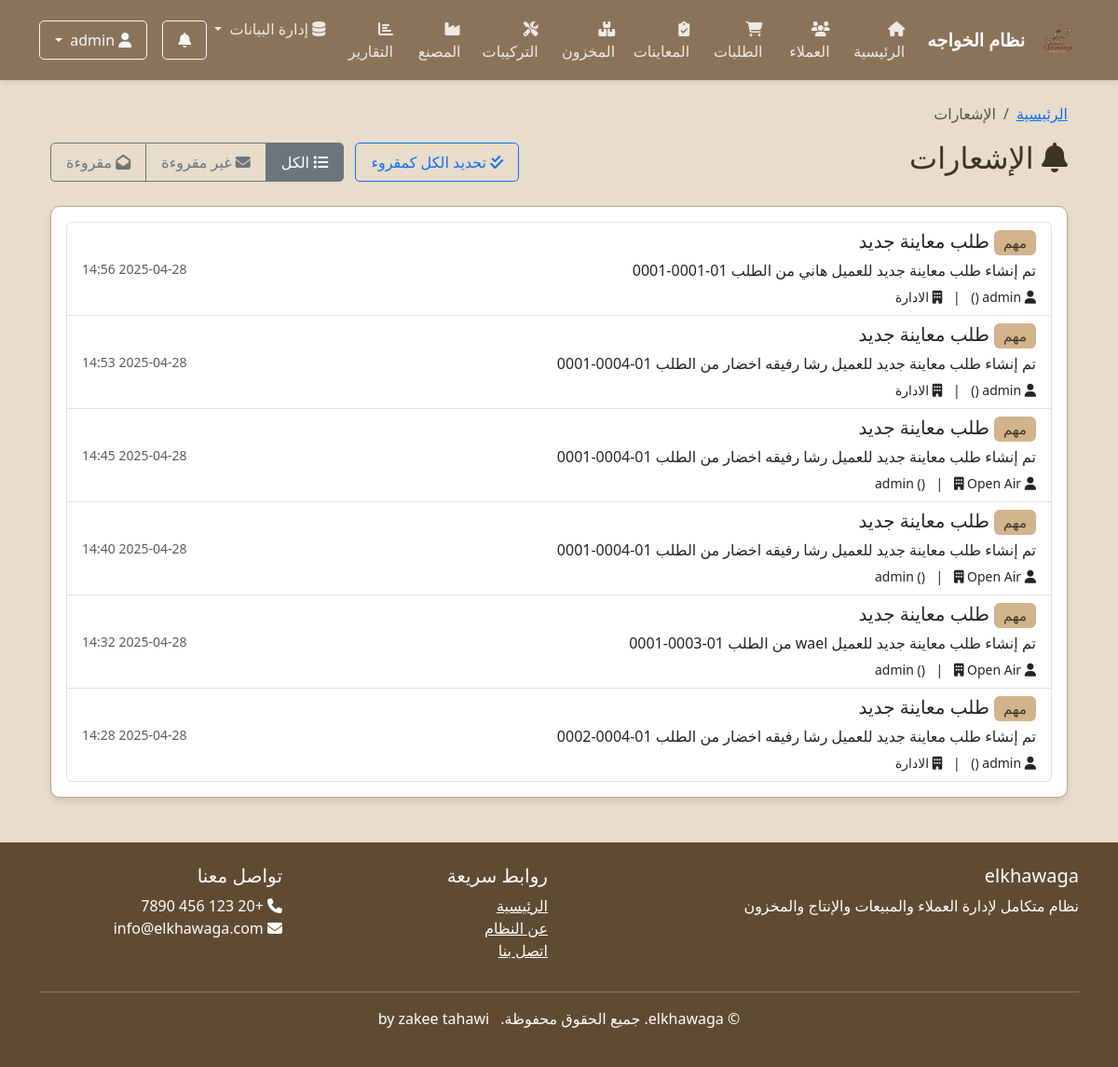
The app's page /accounts/notifications/ (signed in), older data.
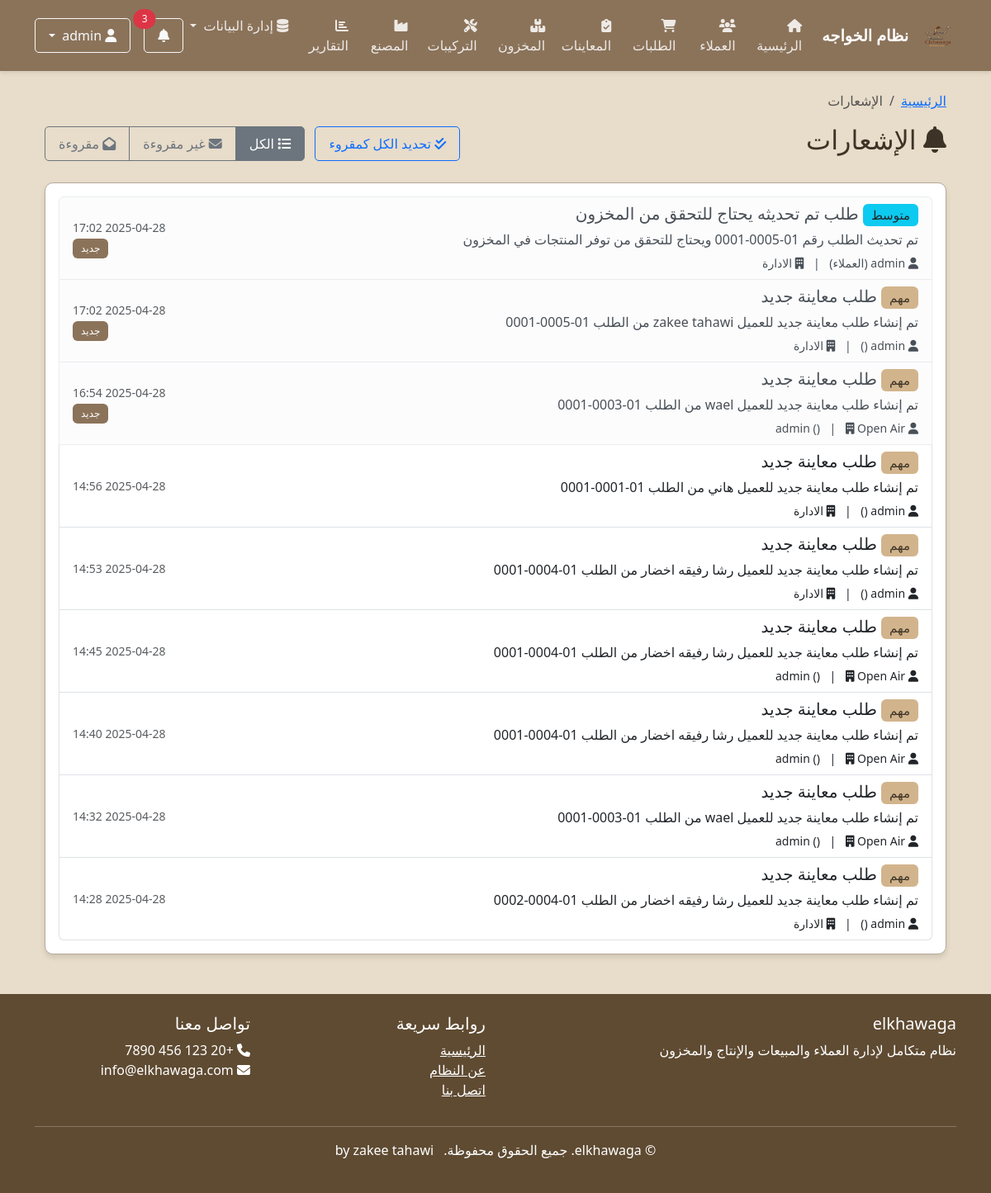
The same page, newer data.
### accounts/models.py (models this page shows, shortened)
class Department(models.Model):
    DEPARTMENT_TYPE_CHOICES = [
        ('administration', 'إدارة'),
        ('department', 'قسم'),
        ('unit', 'وحدة'),
    ]
    name = models.CharField(max_length=100, verbose_name='الاسم')
    code = models.CharField(max_length=50, unique=True, verbose_name='الرمز')
    department_type = models.CharField(
        max_length=20,
        choices=DEPARTMENT_TYPE_CHOICES,
        default='department',
        verbose_name='النوع'
    )
    description = models.TextField(blank=True, null=True, verbose_name='الوصف')
    icon = models.CharField(max_length=50, blank=True, null=True, help_text='Font Awesome icon name', verbose_name='الأيقونة')
    url_name = models.CharField(max_length=100, blank=True, null=True, verbose_name='اسم الرابط')
    is_active = models.BooleanField(default=True, verbose_name='نشط')
    order = models.PositiveIntegerField(default=0, verbose_name='الترتيب')
    parent = models.ForeignKey(
        'self',
        on_delete=models.CASCADE,
        null=True,
        blank=True,
        related_name='children',
        verbose_name='القسم الرئيسي'
    )
    has_pages = models.BooleanField(
        default=False,
        verbose_name='يحتوي على صفحات',
        help_text='حدد هذا الخيار إذا كان هذا القسم يحتوي على صفحات متعددة'
    )
    manager = models.ForeignKey(
        'accounts.User',
        on_delete=models.SET_NULL,
        null=True,
        blank=True,
        related_name='managed_departments',
        verbose_name='المدير'
    )
    class Meta:
        verbose_name = 'قسم'
        verbose_name_plural = 'الأقسام'
        ordering = ['order', 'name']

class Notification(models.Model):
    PRIORITY_CHOICES = [
        ('low', 'منخفضة'),
        ('medium', 'متوسطة'),
        ('high', 'عالية'),
    ]
    title = models.CharField(max_length=200)
    message = models.TextField()
    priority = models.CharField(max_length=10, choices=PRIORITY_CHOICES, default='medium')
    created_at = models.DateTimeField(auto_now_add=True)
    updated_at = models.DateTimeField(auto_now=True)
    read_at = models.DateTimeField(null=True, blank=True)
    is_read = models.BooleanField(default=False)
    read_by = models.ForeignKey(User, on_delete=models.SET_NULL, null=True, blank=True, related_name='read_notifications')
    sender = models.ForeignKey(User, on_delete=models.CASCADE, related_name='sent_notifications')
    target_users = models.ManyToManyField(User, blank=True, related_name='received_notifications')
    target_department = models.ForeignKey(Department, on_delete=models.CASCADE, null=True, blank=True)
    target_branch = models.ForeignKey(Branch, on_delete=models.CASCADE, null=True, blank=True)
    content_type = models.ForeignKey(ContentType, on_delete=models.CASCADE, null=True, blank=True)
    object_id = models.PositiveIntegerField(null=True, blank=True)
    content_object = GenericForeignKey('content_type', 'object_id')
    sender_department = models.ForeignKey(Department, on_delete=models.SET_NULL, null=True, blank=True, related_name='sent_notifications')
    class Meta:
        verbose_name = 'إشعار'
        verbose_name_plural = 'الإشعارات'
        ordering = ['-created_at']

class User(AbstractUser):
    image = models.ImageField(upload_to='users/', verbose_name=_('صورة المستخدم'), blank=True, null=True)
    phone = models.CharField(max_length=20, verbose_name=_('رقم الهاتف'), blank=True)
    branch = models.ForeignKey('Branch', on_delete=models.SET_NULL, null=True, blank=True, related_name='users', verbose_name=_('الفرع'))
    departments = models.ManyToManyField('Department', blank=True, related_name='users', verbose_name=_('الأقسام'))
    is_inspection_technician = models.BooleanField(default=False, verbose_name=_('فني معاينة'))
    class Meta:
        verbose_name = _('مستخدم')
        verbose_name_plural = _('المستخدمين')

class Branch(models.Model):
    code = models.CharField(max_length=50, unique=True)
    name = models.CharField(max_length=100)
    address = models.TextField(blank=True, null=True)
    phone = models.CharField(max_length=20, blank=True, null=True)
    email = models.EmailField(blank=True, null=True)
    is_main_branch = models.BooleanField(default=False)
    is_active = models.BooleanField(default=True)
    class Meta:
        verbose_name = 'فرع'
        verbose_name_plural = 'الفروع'

### accounts/views.py (the view)
# urls.py: path('notifications/', views.notifications_list, name='notifications'),
@login_required
def notifications_list(request):
    filter_type = request.GET.get('filter', 'all')
    all_notifications = get_user_notifications(request.user)
    if filter_type == 'unread':
        notifications = all_notifications.filter(is_read=False)
    elif filter_type == 'read':
        notifications = all_notifications.filter(is_read=True)
    else:  # 'all'
        notifications = all_notifications
    paginator = Paginator(notifications, 10)  # Show 10 notifications per page
    page_number = request.GET.get('page')
    page_obj = paginator.get_page(page_number)
    context = {
        'page_obj': page_obj,
        'filter_type': filter_type,
        'title': 'الإشعارات',
    }
    return render(request, 'accounts/notifications.html', context)

### accounts/context_processors.py (called while the page is built, shortened)
def departments(request):
    all_departments = Department.objects.filter(is_active=True).order_by('order')
    parent_departments = all_departments.filter(parent__isnull=True)
    user_departments = []
    user_parent_departments = []
    if request.user.is_authenticated:
        if request.user.is_superuser:
            user_departments = all_departments
            user_parent_departments = parent_departments
    return {
        'all_departments': all_departments,
        'parent_departments': parent_departments,
        'user_departments': user_departments,
        'user_parent_departments': user_parent_departments,
    }

def company_info(request):
    try:
        company_info = CompanyInfo.objects.first()
    except:
        company_info = None
    return {
        'company_info': company_info,
    }

### templates/accounts/notifications.html (shortened to what the changed rows need)
{% extends 'base.html' %}
{% load static %}
{% load i18n %}
{% block content %}
<div class="container mt-4">
    <div class="d-flex justify-content-between align-items-center mb-4">
        <h2><i class="fas fa-bell"></i> {% trans "الإشعارات" %}</h2>
    </div>
    <div class="card">
        <div class="card-body">
            {% if page_obj %}
                <div class="list-group">
                    {% for notification in page_obj %}
                        <a href="{% url 'accounts:notification_detail' notification.id %}" class="list-group-item list-group-item-action {% if not notification.is_read %}list-group-item-light{% endif %}">
                            <div class="d-flex w-100 justify-content-between align-items-center">
                                <div>
                                    <h5 class="mb-1">
                                        {% if notification.priority == 'urgent' %}
                                            <span class="badge bg-danger">{% trans "عاجل" %}</span>
                                        {% elif notification.priority == 'high' %}
                                            <span class="badge bg-warning text-dark">{% trans "مهم" %}</span>
                                        {% elif notification.priority == 'medium' %}
                                            <span class="badge bg-info text-dark">{% trans "متوسط" %}</span>
                                        {% else %}
                                            <span class="badge bg-secondary">{% trans "عادي" %}</span>
                                        {% endif %}
                                        {{ notification.title }}
                                    </h5>
                                    <p class="mb-1">{{ notification.message|truncatechars:150 }}</p>
                                    <small>
                                        <i class="fas fa-user"></i> {{ notification.sender.get_full_name|default:notification.sender.username }}
                                        ({{ notification.sender_department.name }})
                                        {% if notification.target_branch %}
                                        <span class="mx-2">|</span>
                                        <i class="fas fa-building"></i> {{ notification.target_branch.name }}
                                        {% endif %}
                                    </small>
                                </div>
                                <div class="text-end">
                                    <small class="text-muted">{{ notification.created_at|date:"Y-m-d H:i" }}</small>
                                    {% if not notification.is_read %}
                                        <div><span class="badge bg-primary">{% trans "جديد" %}</span></div>
                                    {% endif %}
                                </div>
                            </div>
                        </a>
                    {% endfor %}
                </div>
            {% else %}
                <div class="alert alert-info">
                    <i class="fas fa-info-circle"></i> {% trans "لا توجد إشعارات" %}
                </div>
            {% endif %}
        </div>
    </div>
</div>
{% endblock %}

### templates/base.html (shortened to what the changed rows need)
<!DOCTYPE html>
{% load static %}
<html lang="ar" dir="rtl">
<head>
    <link rel="stylesheet" href="{% static 'css/bootstrap.rtl.min.css' %}">
    <link rel="stylesheet" href="{% static 'css/fontawesome.min.css' %}">
    <link rel="stylesheet" href="{% static 'css/style.css' %}">
</head>
<body>
    <nav class="navbar navbar-expand-lg navbar-dark bg-primary">
        <div class="container">
            <div class="collapse navbar-collapse" id="navbarNav">
                <ul class="navbar-nav me-auto mb-2 mb-lg-0">
                    {% if user.is_superuser %}
                        {% for dept in parent_departments %}
                            {% if dept.children.count > 0 or dept.has_pages %}
                                <li class="nav-item dropdown">
                                    <a class="nav-link dropdown-toggle" href="#" id="dept{{ dept.id }}Dropdown" role="button" data-bs-toggle="dropdown" aria-expanded="false">
                                        <i class="{{ dept.icon }}"></i> {{ dept.name }}
                                    </a>
                                    <ul class="dropdown-menu" aria-labelledby="dept{{ dept.id }}Dropdown">
                                        {% if dept.url_name %}
                                            <li><a class="dropdown-item" href="{% url dept.url_name %}">
                                                <i class="fas fa-list"></i> {{ dept.name }} الرئيسية
                                            </a></li>
                                        {% endif %}
                                        {% for child in dept.children.all %}
                                            {% if child.is_active and child.url_name %}
                                                <li><a class="dropdown-item" href="{% url child.url_name %}">
                                                    <i class="{{ child.icon|default:'fas fa-angle-left' }}"></i> {{ child.name }}
                                                </a></li>
                                            {% elif child.is_active %}
                                                <li><span class="dropdown-item">
                                                    <i class="{{ child.icon|default:'fas fa-angle-left' }}"></i> {{ child.name }}
                                                </span></li>
                                            {% endif %}
                                        {% endfor %}
                                    </ul>
                                </li>
                            {% else %}
                                {% if dept.url_name %}
                                    <li class="nav-item">
                                        <a class="nav-link" href="{% url dept.url_name %}">
                                            <i class="{{ dept.icon }}"></i> {{ dept.name }}
                                        </a>
                                    </li>
                                {% else %}
                                    <li class="nav-item">
                                        <span class="nav-link">
                                            <i class="{{ dept.icon }}"></i> {{ dept.name }}
                                        </span>
                                    </li>
                                {% endif %}
                            {% endif %}
                        {% endfor %}
                    {% endif %}
                </ul>
                <div class="d-flex align-items-center ms-auto">
                    {% if user.is_authenticated %}
                    <div class="dropdown me-3">
                        <button class="btn btn-outline-light position-relative" type="button" id="notificationsDropdown" data-bs-toggle="dropdown" aria-expanded="false">
                            <i class="fas fa-bell"></i>
                            {% if notifications_count > 0 %}
                            <span class="position-absolute top-0 start-100 translate-middle badge rounded-pill bg-danger">
                                {{ notifications_count }}
                            </span>
                            {% endif %}
                        </button>
                    </div>
                    {% else %}
                    <a href="{% url 'accounts:login' %}" class="btn btn-outline-light"><i class="fas fa-sign-in-alt"></i> تسجيل الدخول</a>
                    {% endif %}
                </div>
            </div>
        </div>
    </nav>
    <main class="container mt-4">
        {% block content %}{% endblock %}
    </main>
</body>
</html>

Row changes from the older to the newer data that the page shows:
added Notification: title "طلب تم تحديثه يحتاج للتحقق من المخزون", message "تم تحديث الطلب رقم 01-0005-0001 ويحتاج للتحقق من توفر المنتجات في المخزون", sender.get_full_name "admin", sender_department.name "العملاء", target_branch.name "الادارة", created_at "2025-04-28 17:02", is_read False (drawn)
added Notification: title "طلب معاينة جديد", message "تم إنشاء طلب معاينة جديد للعميل zakee tahawi من الطلب 01-0005-0001", sender.get_full_name "admin", target_branch.name "الادارة", created_at "2025-04-28 17:02", is_read False (drawn)
added Notification: title "طلب معاينة جديد", message "تم إنشاء طلب معاينة جديد للعميل wael من الطلب 01-0003-0001", sender.get_full_name "admin", target_branch.name "Open Air", created_at "2025-04-28 16:54", is_read False (drawn)
Text that changed along with them:
{{ notifications_count }}: (not shown) → "3"
